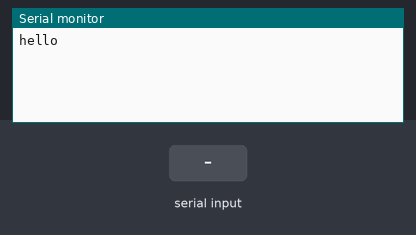
Bench run of a sketch on a simulated Arduino Uno, built with avr-gcc and run on an emulated ATmega328P. Shown: the last lines printed to the serial monitor. Inputs (shaded band) come from the test bench.

Above: at 1.2 s.
1.3 s: "90,45\n" received over Serial
At 2.0 s:
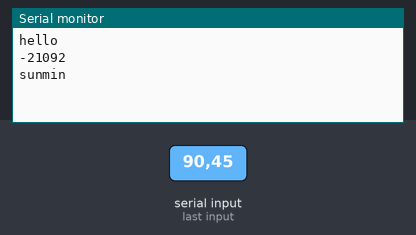
2.8 s: "30,150\n" received over Serial
At 3.1 s:
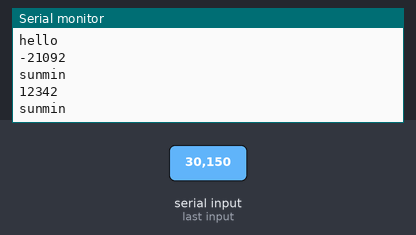

The sketch:

arduino_uno.ino
```cpp
#include <SoftwareSerial.h>
SoftwareSerial mySerial(8, 7); // RX=8, TX=7

String text = "";
boolean gotText = false;
int values = 0;

void setup(void)
{
  Serial.begin(9600);
  mySerial.begin(9600);
  Serial.println("hello");
}

void loop(void)
{
  while (Serial.available())
  {
    gotText = true;
    char tempChar = char(Serial.read());
    text += tempChar;
    values *= 10;
    values += (tempChar - 48);
    delay(1);
  }
  if (gotText)
  {
    gotText = false;
    Serial.println(values);
    Serial.println("sunmin");
    text = "";
    values = 0;
  }
}
```

Measured:
- after the input at 1.3 s, the serial monitor: prints a new line at once (image 1)
- after the input at 2.8 s, the serial monitor: prints a new line at once (image 2)
